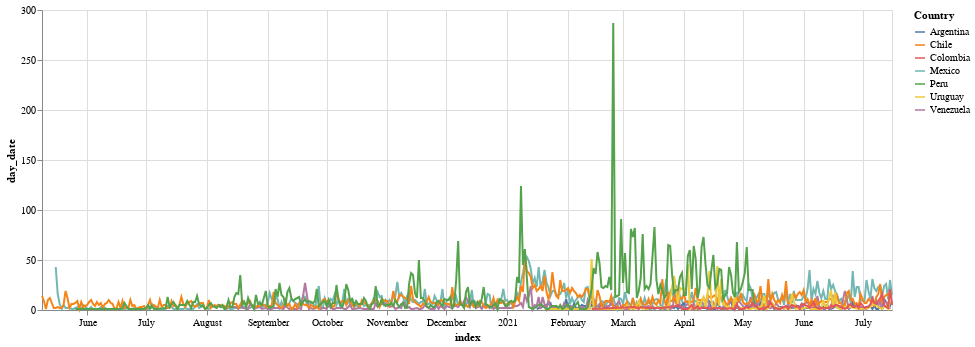

Here is the notebook cell this chart was saved with:
### Code cell
import altair as alt
alt.Chart(result).mark_line().encode(
    x='index:T',
    y='day_date:Q',
    color='Country',
    tooltip = ('index:T', 'day_date', 'Country')
).properties(
    width=850,
    height=300
)

### Figure 1 — Vega-Lite specification as saved in the notebook (floating-point values rounded to 4 significant figures; data arrays with more than 128 entries replaced by an {"elided": "..."} marker saying what was removed)
{"config": {"view": {"continuousWidth": 400, "continuousHeight": 300}}, "data": {"name": "data-a72d2b496b8769d940791f65eb9e01d9"}, "mark": "line", "encoding": {"color": {"type": "nominal", "field": "Country"}, "tooltip": [{"type": "temporal", "field": "index"}, {"type": "quantitative", "field": "day_date"}, {"type": "nominal", "field": "Country"}], "x": {"type": "temporal", "field": "index"}, "y": {"type": "quantitative", "field": "day_date"}}, "height": 300, "width": 850, "$schema": "https://vega.github.io/schema/vega-lite/v4.8.1.json", "datasets": {"data-a72d2b496b8769d940791f65eb9e01d9": {"elided": "1774 records"}}}
